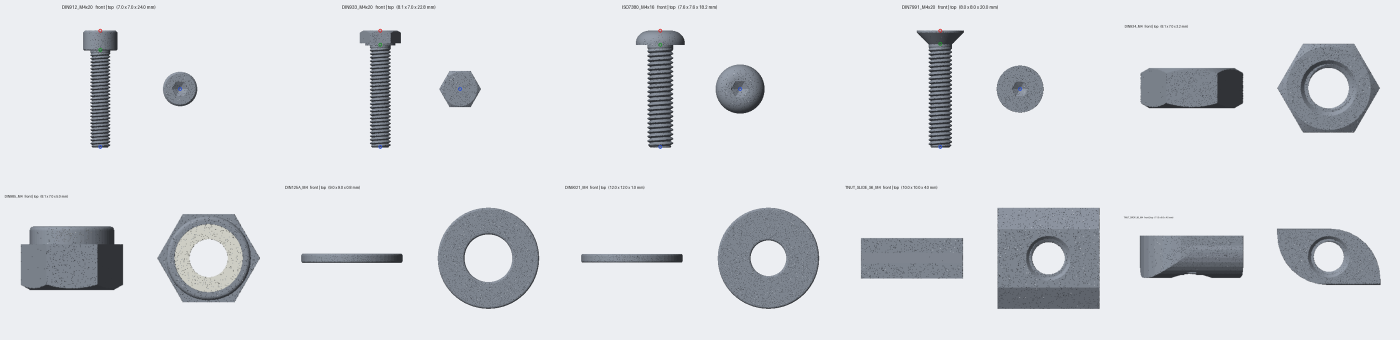
#> input picture tools/partgen/contact_sheet.png, 2800 x 680 px (shown at 1/2 size); its folder holds only this picture in this run
$ python -i compare.py   (imports and definitions only)   (older library calls are emulated)
#> lines starting #> are read from the running program, lines starting #| are printed output that depends on the picture; after the words box and inside, x2 and y2 are one past the last pixel; in counts of white or black regions, pixels touching at a corner belong together
### src/screwsynth/calibration/measure.py
"""Measurement validation and drift recheck."""

from __future__ import annotations

import math
from collections.abc import Mapping, Sequence
from typing import Any

import cv2
import numpy as np

from .board import BoardSpec
from .extrinsic import board_pose, plate_from_board
from .geometry import Camera


def segment_objects(image: np.ndarray, min_area_px: int = 400) -> list[np.ndarray]:
    """Contours of objects that differ in colour from the (dominant) plate.

    The colour distance to the median (plate) colour is thresholded with Otsu, i.e. roughly at half
    contrast, so blurred edges are split where the true edge is.
    """
    lab = cv2.cvtColor(image, cv2.COLOR_BGR2LAB).astype(np.float32)
    med = np.median(lab.reshape(-1, 3), axis=0)
    dist = np.linalg.norm(lab - med, axis=2)
    d8 = np.clip(dist * 255.0 / max(float(dist.max()), 1e-6), 0, 255).astype(np.uint8)
    otsu, _ = cv2.threshold(d8, 0, 255, cv2.THRESH_BINARY + cv2.THRESH_OTSU)
    thr = max(12.0, otsu * max(float(dist.max()), 1e-6) / 255.0)
    mask = (dist > thr).astype(np.uint8) * 255
    mask = cv2.morphologyEx(mask, cv2.MORPH_OPEN, np.ones((3, 3), np.uint8))
    mask = cv2.morphologyEx(mask, cv2.MORPH_CLOSE, np.ones((5, 5), np.uint8))
    contours, _ = cv2.findContours(mask, cv2.RETR_EXTERNAL, cv2.CHAIN_APPROX_NONE)
    h, w = mask.shape
    keep = []
    for c in contours:
        x, y, cw, ch = cv2.boundingRect(c)
        if cv2.contourArea(c) >= min_area_px and x > 0 and y > 0 and x + cw < w and y + ch < h:
            keep.append(c.reshape(-1, 2).astype(float))
    return keep


# [73 lines left out: functions measure_contour, validate, recheck, not called in this run]

### src/screwsynth/postprocess/compare.py
"""Realism check: synthetic vs real image statistics as an HTML report."""

from __future__ import annotations

import base64
import html
import io
from collections.abc import Sequence
from pathlib import Path
from typing import Any

import cv2
import numpy as np

IMAGE_EXT = (".png", ".jpg", ".jpeg", ".tif", ".tiff")


# [8 lines left out: function list_images, not called in this run]


def plate_mask(img_rgb: np.ndarray, instance: np.ndarray | None = None) -> np.ndarray:
    """Background (plate) pixels: from the instance mask, or by colour distance for real images."""
    if instance is not None:
        return instance == 0
    from screwsynth.calibration.measure import segment_objects

    bgr = cv2.cvtColor(img_rgb, cv2.COLOR_RGB2BGR)
    mask = np.ones(img_rgb.shape[:2], dtype=bool)
    fg = np.zeros(img_rgb.shape[:2], dtype=np.uint8)
    for c in segment_objects(bgr, min_area_px=50):
        cv2.fillPoly(fg, [c.astype(np.int32)], 255)
    fg = cv2.dilate(fg, np.ones((9, 9), np.uint8))
    mask[fg > 0] = False
    return mask


def noise_curve(img_rgb: np.ndarray, bg: np.ndarray, bins: int = 16) -> dict[str, list[float]]:
    """Noise level vs intensity from flat plate regions (residual after a 5x5 median)."""
    out = {}
    for c, ch in enumerate("rgb"):
        x = img_rgb[..., c].astype(np.float32)
        resid = x - cv2.medianBlur(img_rgb[..., c], 5).astype(np.float32)
        m, r = x[bg], resid[bg]
        if len(m) < 1000:
            out[ch] = {"mean": [], "std": []}
            continue
        edges = np.quantile(m, np.linspace(0, 1, bins + 1))
        means, stds = [], []
        for lo, hi in zip(edges[:-1], edges[1:], strict=True):
            sel = (m >= lo) & (m <= hi)
            if sel.sum() > 200:
                means.append(float(m[sel].mean()))
                stds.append(float(r[sel].std()))
        out[ch] = {"mean": means, "std": stds}
    return out


def edge_width(img_rgb: np.ndarray, fg: np.ndarray, samples: int = 400, seed: int = 0) -> float:
    """Median 10-90% edge rise distance (px) across object borders (smaller = sharper)."""
    gray = cv2.cvtColor(img_rgb, cv2.COLOR_RGB2GRAY).astype(np.float32)
    edges = cv2.Canny(fg.astype(np.uint8) * 255, 50, 150)
    ys, xs = np.nonzero(edges)
    if len(ys) == 0:
        return float("nan")
    gx = cv2.Sobel(fg.astype(np.float32), cv2.CV_32F, 1, 0, ksize=5)
    gy = cv2.Sobel(fg.astype(np.float32), cv2.CV_32F, 0, 1, ksize=5)
    rng = np.random.default_rng(seed)
    idx = rng.choice(len(ys), min(samples, len(ys)), replace=False)
    widths = []
    t = np.arange(-6, 6.01, 0.25)
    for i in idx:
        y, x = ys[i], xs[i]
        n = np.array([gx[y, x], gy[y, x]])
        if np.linalg.norm(n) < 1e-6:
            continue
        n /= np.linalg.norm(n)
        px = (x + t * n[0]).astype(np.float32)
        py = (y + t * n[1]).astype(np.float32)
        prof = cv2.remap(
            gray, px[None, :], py[None, :], cv2.INTER_LINEAR, borderMode=cv2.BORDER_REPLICATE
        )[0]
        lo, hi = prof[:8].mean(), prof[-8:].mean()
        if abs(hi - lo) < 20:
            continue
        p = (prof - lo) / (hi - lo)
        try:
            a = t[np.argmax(p > 0.1)]
            b = t[np.argmax(p > 0.9)]
        except ValueError:
            continue
        if b > a:
            widths.append(b - a)
    return float(np.median(widths)) if widths else float("nan")


def image_stats(img_rgb: np.ndarray, instance: np.ndarray | None = None) -> dict[str, Any]:
    bg = plate_mask(img_rgb, instance)
    fg = ~bg
    hist = {
        ch: np.histogram(img_rgb[..., c], bins=64, range=(0, 256))[0].tolist()
        for c, ch in enumerate("rgb")
    }
    return {
        "plate_rgb_mean": img_rgb[bg].mean(axis=0).tolist() if bg.any() else None,
        "plate_rgb_std": img_rgb[bg].std(axis=0).tolist() if bg.any() else None,
        "histogram": hist,
        "noise": noise_curve(img_rgb, bg),
        "edge_width_px": edge_width(img_rgb, fg),
        "mean_brightness": float(img_rgb.mean()),
    }


# [160 lines left out: functions aggregate, suggestions, _png, _thumb, _crop, report, not called in this run]

>>> import cv2
>>> picture = cv2.cvtColor(cv2.imread('../../../tools/partgen/contact_sheet.png'), cv2.COLOR_BGR2RGB)
>>> result = image_stats(picture)
#> in plate_mask, bgr is the input picture: shape (680, 2800, 3); mean B, G, R 223.7, 219, 216.5
#> in segment_objects, `lab = cv2.cvtColor(image, cv2.COLOR_BGR2LAB).astype(np.float32)`:
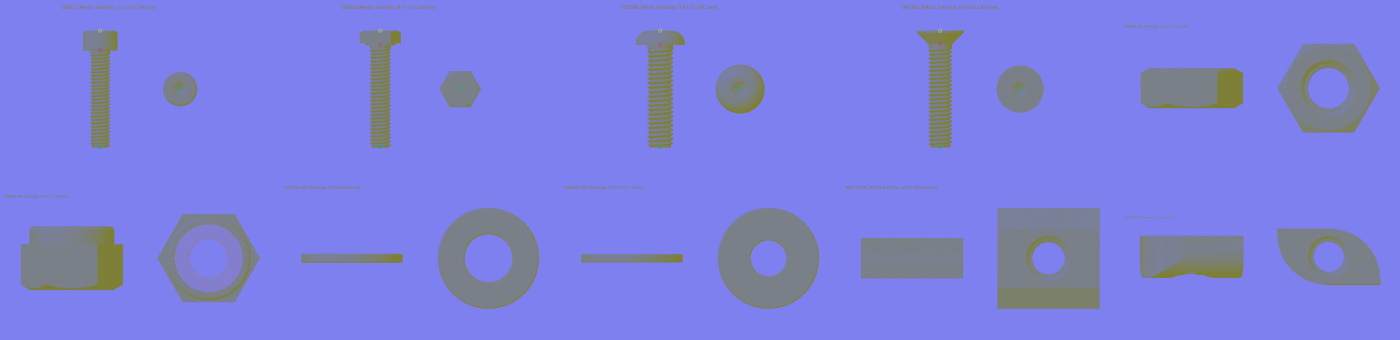
#> lab: shape (680, 2800, 3) float32 (shown at 1/2 size); mean B, G, R 225.9, 128, 127.4
#> in segment_objects, `med = np.median(lab.reshape(-1, 3), axis=0)`: med = [240, 128, 126]
#> in segment_objects, `dist = np.linalg.norm(lab - med, axis=2)`:
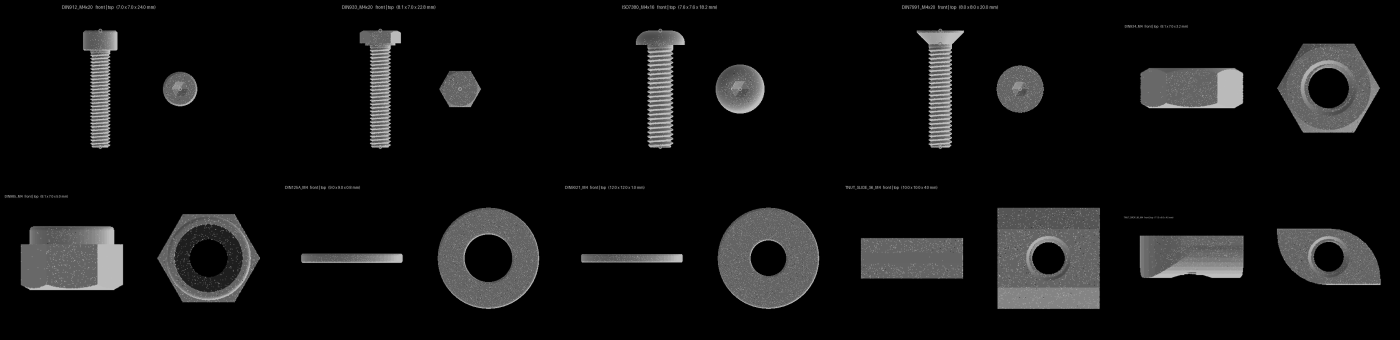
#> dist: shape (680, 2800) float32 (shown at 1/2 size); min 0, max 226, mean 18.2
#> in segment_objects, `otsu, _ = cv2.threshold(d8, 0, 255, cv2.THRESH_BINARY + cv2.THRESH_OTSU)`: otsu = 64
#> in segment_objects, `thr = max(12.0, otsu * max(float(dist.max()), 1e-6) / 255.0)`: thr = 56.72
#> in segment_objects, `mask = (dist > thr).astype(np.uint8) * 255`:
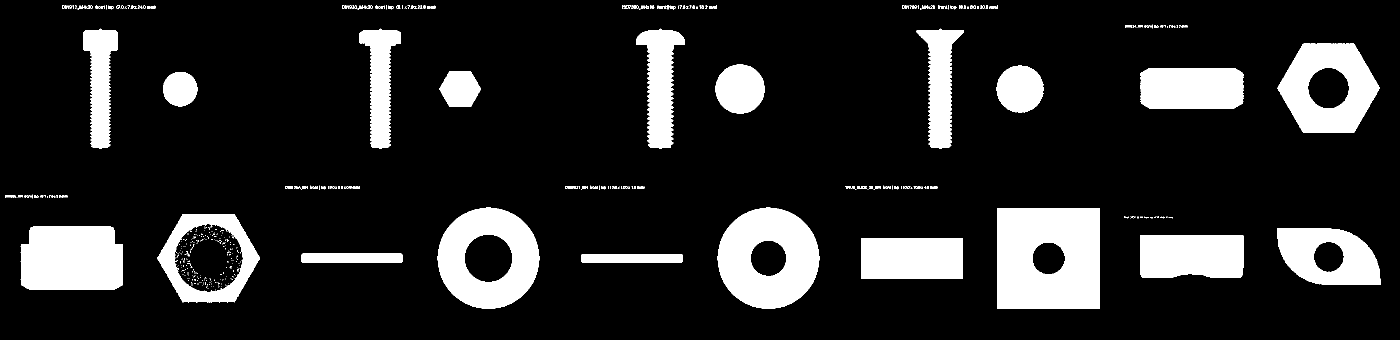
#> mask: shape (680, 2800) (shown at 1/2 size); 15.5% white; 535 white regions (436 under 20 px)
#> in segment_objects, `contours, _ = cv2.findContours(mask, cv2.RETR_EXTERNAL, cv2.CHAIN_APPR..`: contours = 41 contours, 20 with area under 20; largest, box (x1, y1, x2, y2) and area: (1995, 416, 2199, 618) 40803, (875, 415, 1079, 618) 31947, (1435, 415, 1639, 618) 31940, (2555, 87, 2759, 265) 27086, (315, 428, 520, 605) 26936
#> in segment_objects, `h, w = mask.shape`: h = 680; w = 2800
#> the loop in plate_mask, `for c in segment_objects(bgr, min_area_px=50):` made 20 passes
#> after the loop in plate_mask, `for c in segment_objects(bgr, min_area_px=50):`: fg: shape (680, 2800); 17.2% white; 20 white regions, largest, box (x1, y1, x2, y2) and area: (1995, 416, 2199, 618) 41208, (875, 415, 1079, 618) 32234, (1435, 415, 1639, 618) 32228
#> in plate_mask, `fg = cv2.dilate(fg, np.ones((9, 9), np.uint8))`:
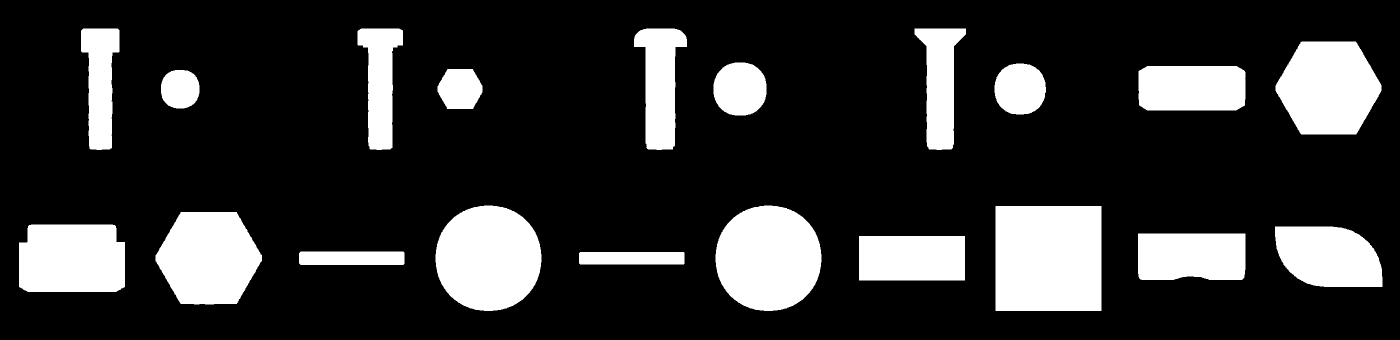
#> fg: shape (680, 2800) (shown at 1/2 size); 19.8% white; 20 white regions, largest, box (x1, y1, x2, y2) and area: (1991, 412, 2203, 622) 44520, (871, 411, 1083, 622) 35554, (1431, 411, 1643, 622) 35548
#> in image_stats, `hist = { ch: np.histogram(img_rgb[..., c], bins=64, range=(0, 256))[0]..`: hist = 3 items
#> the loop in noise_curve, `for c, ch in enumerate("rgb"):` made 3 passes
#> pass 1, in noise_curve, `resid = x - cv2.medianBlur(img_rgb[..., c], 5).astype(np.float32)`:
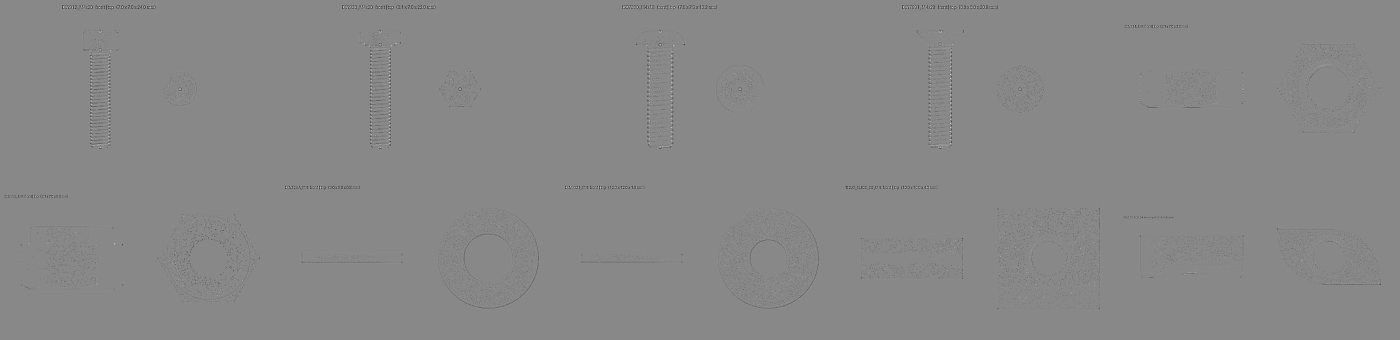
#> resid: shape (680, 2800) float32 (shown at 1/2 size); min -211, max 183, mean -0.6; drawn with min black and max white
#> in edge_width, `edges = cv2.Canny(fg.astype(np.uint8) * 255, 50, 150)`:
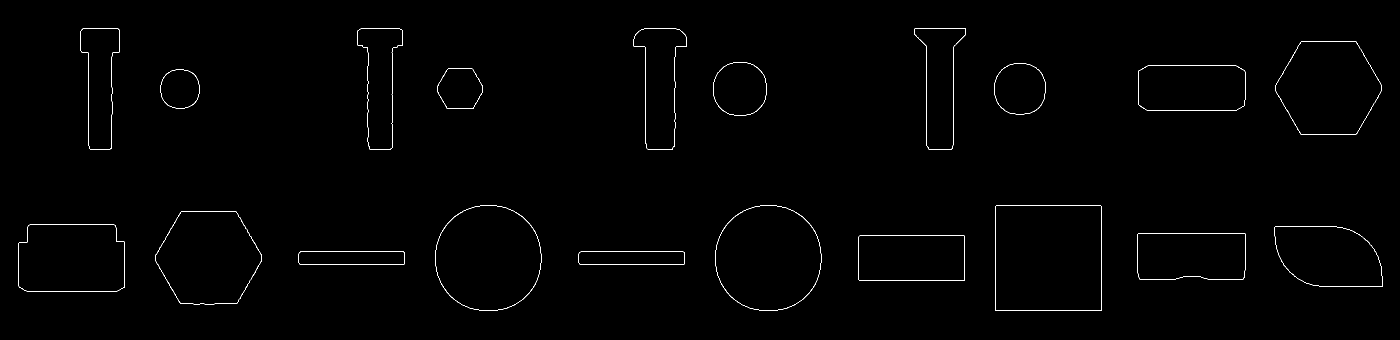
#> edges: shape (680, 2800) (shown at 1/2 size); 0.6% white in thin lines or dots, all inside (x1, y1, x2, y2) = (37, 56, 2765, 622)
#> in edge_width, `ys, xs = np.nonzero(edges)`: ys = 11376 values from 56 to 621; xs = 11376 values, max 2764 at index 9343, min 37 at index 7270, mean 1435.9
#> in edge_width, `gx = cv2.Sobel(fg.astype(np.float32), cv2.CV_32F, 1, 0, ksize=5)`:
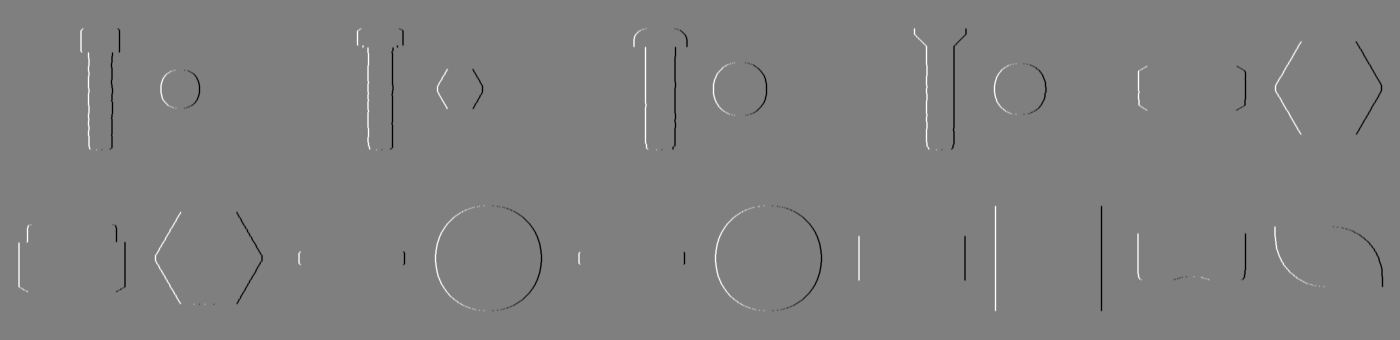
#> gx: shape (680, 2800) float32 (shown at 1/2 size); min -48, max 48, mean 0; drawn with min black and max white
#> in edge_width, `idx = rng.choice(len(ys), min(samples, len(ys)), replace=False)`: idx = 400 values, max 11367 at index 368, min 31 at index 376, mean 5994.9
#> the loop in edge_width, `for i in idx:` made 400 passes
#> (i, y, x, n, hi, a, b) on passes 1 to 3: (6475, 465, 496, [-0.727, 0.687], 170.3, 4.5, 5.25), (5808, 438, 481, [-0.902, 0.431], 177.8, 4.75, 5.25), (10740, 603, 915, [0.707, -0.707], 154.5, 4.5, 5.25)
